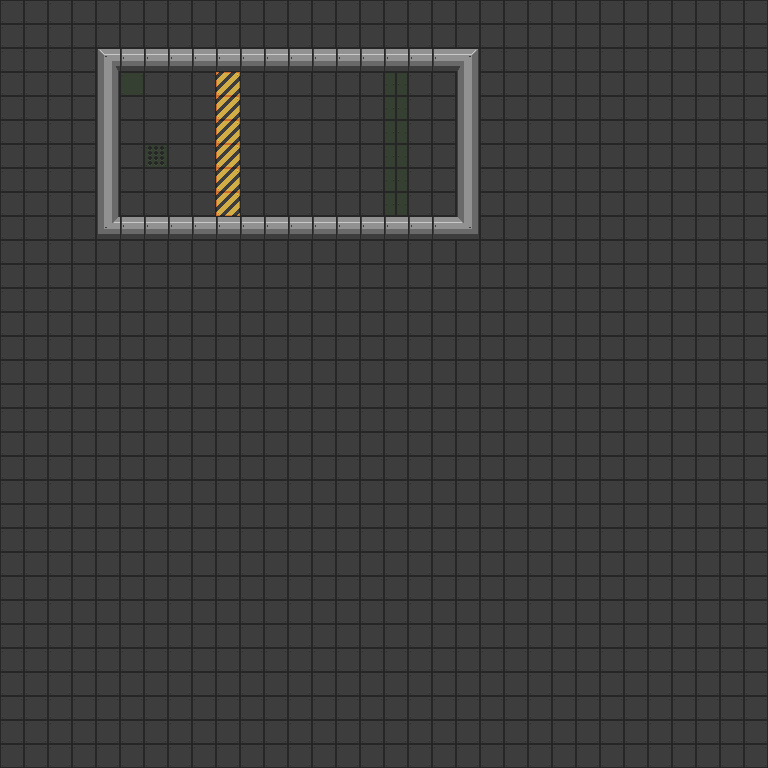

This game map was drawn from its Tiled (.tmx) file and the tilesets committed beside it. A one-line description and the full map source follow:
An orthogonal 32x32 tile map with 24x24 px tiles, 1 tile layer (ground), 4 tilesets and 5 objects (card_0, helmet_0, key_silver_0, gun_monster_0, player_0).

<map version="1.0" orientation="orthogonal" renderorder="right-down" width="32" height="32" tilewidth="24" tileheight="24" nextobjectid="6">
 <tileset firstgid="1" source="tilesets/oryx_16bit_scifi_creatures.tsx" />
 <tileset firstgid="1313" source="tilesets/oryx_16bit_scifi_FX_sm_trans.tsx" />
 <tileset firstgid="1513" source="tilesets/oryx_16bit_scifi_items.tsx" />
 <tileset firstgid="1711" source="tilesets/oryx_16bit_scifi_world.tsx" />
 <layer name="ground" width="32" height="32">
  <data encoding="csv">
1711,1711,1711,1711,1711,1711,1711,1711,1711,1711,1711,1711,1711,1711,1711,1711,1711,1711,1711,1711,1711,1711,1711,1711,1711,1711,1711,1711,1711,1711,1711,1711,
1711,1711,1711,1711,1711,1711,1711,1711,1711,1711,1711,1711,1711,1711,1711,1711,1711,1711,1711,1711,1711,1711,1711,1711,1711,1711,1711,1711,1711,1711,1711,1711,
1711,1711,1711,1711,1724,1718,1718,1718,1718,1718,1718,1718,1718,1718,1718,1718,1718,1718,1718,1725,1711,1711,1711,1711,1711,1711,1711,1711,1711,1711,1711,1711,
1711,1711,1711,1711,1722,2026,1711,1711,1711,1747,1711,1711,1711,1711,1711,1711,1819,1711,1711,1722,1711,1711,1711,1711,1711,1711,1711,1711,1711,1711,1711,1711,
1711,1711,1711,1711,1722,1711,1711,1711,1711,1747,1711,1711,1711,1711,1711,1711,1819,1711,1711,1722,1711,1711,1711,1711,1711,1711,1711,1711,1711,1711,1711,1711,
1711,1711,1711,1711,1722,1711,1711,1711,1711,1747,1711,1711,1711,1711,1711,1711,1819,1711,1711,1722,1711,1711,1711,1711,1711,1711,1711,1711,1711,1711,1711,1711,
1711,1711,1711,1711,1722,1711,1818,1711,1711,1747,1711,1711,1711,1711,1711,1711,1819,1711,1711,1722,1711,1711,1711,1711,1711,1711,1711,1711,1711,1711,1711,1711,
1711,1711,1711,1711,1722,1711,1711,1711,1711,1747,1711,1711,1711,1711,1711,1711,1819,1711,1711,1722,1711,1711,1711,1711,1711,1711,1711,1711,1711,1711,1711,1711,
1711,1711,1711,1711,1722,1711,1711,1711,1711,1747,1711,1711,1711,1711,1711,1711,1819,1711,1711,1722,1711,1711,1711,1711,1711,1711,1711,1711,1711,1711,1711,1711,
1711,1711,1711,1711,1726,1718,1718,1718,1718,1718,1718,1718,1718,1718,1718,1718,1718,1718,1718,1727,1711,1711,1711,1711,1711,1711,1711,1711,1711,1711,1711,1711,
1711,1711,1711,1711,1711,1711,1711,1711,1711,1711,1711,1711,1711,1711,1711,1711,1711,1711,1711,1711,1711,1711,1711,1711,1711,1711,1711,1711,1711,1711,1711,1711,
1711,1711,1711,1711,1711,1711,1711,1711,1711,1711,1711,1711,1711,1711,1711,1711,1711,1711,1711,1711,1711,1711,1711,1711,1711,1711,1711,1711,1711,1711,1711,1711,
1711,1711,1711,1711,1711,1711,1711,1711,1711,1711,1711,1711,1711,1711,1711,1711,1711,1711,1711,1711,1711,1711,1711,1711,1711,1711,1711,1711,1711,1711,1711,1711,
1711,1711,1711,1711,1711,1711,1711,1711,1711,1711,1711,1711,1711,1711,1711,1711,1711,1711,1711,1711,1711,1711,1711,1711,1711,1711,1711,1711,1711,1711,1711,1711,
1711,1711,1711,1711,1711,1711,1711,1711,1711,1711,1711,1711,1711,1711,1711,1711,1711,1711,1711,1711,1711,1711,1711,1711,1711,1711,1711,1711,1711,1711,1711,1711,
1711,1711,1711,1711,1711,1711,1711,1711,1711,1711,1711,1711,1711,1711,1711,1711,1711,1711,1711,1711,1711,1711,1711,1711,1711,1711,1711,1711,1711,1711,1711,1711,
1711,1711,1711,1711,1711,1711,1711,1711,1711,1711,1711,1711,1711,1711,1711,1711,1711,1711,1711,1711,1711,1711,1711,1711,1711,1711,1711,1711,1711,1711,1711,1711,
1711,1711,1711,1711,1711,1711,1711,1711,1711,1711,1711,1711,1711,1711,1711,1711,1711,1711,1711,1711,1711,1711,1711,1711,1711,1711,1711,1711,1711,1711,1711,1711,
1711,1711,1711,1711,1711,1711,1711,1711,1711,1711,1711,1711,1711,1711,1711,1711,1711,1711,1711,1711,1711,1711,1711,1711,1711,1711,1711,1711,1711,1711,1711,1711,
1711,1711,1711,1711,1711,1711,1711,1711,1711,1711,1711,1711,1711,1711,1711,1711,1711,1711,1711,1711,1711,1711,1711,1711,1711,1711,1711,1711,1711,1711,1711,1711,
1711,1711,1711,1711,1711,1711,1711,1711,1711,1711,1711,1711,1711,1711,1711,1711,1711,1711,1711,1711,1711,1711,1711,1711,1711,1711,1711,1711,1711,1711,1711,1711,
1711,1711,1711,1711,1711,1711,1711,1711,1711,1711,1711,1711,1711,1711,1711,1711,1711,1711,1711,1711,1711,1711,1711,1711,1711,1711,1711,1711,1711,1711,1711,1711,
1711,1711,1711,1711,1711,1711,1711,1711,1711,1711,1711,1711,1711,1711,1711,1711,1711,1711,1711,1711,1711,1711,1711,1711,1711,1711,1711,1711,1711,1711,1711,1711,
1711,1711,1711,1711,1711,1711,1711,1711,1711,1711,1711,1711,1711,1711,1711,1711,1711,1711,1711,1711,1711,1711,1711,1711,1711,1711,1711,1711,1711,1711,1711,1711,
1711,1711,1711,1711,1711,1711,1711,1711,1711,1711,1711,1711,1711,1711,1711,1711,1711,1711,1711,1711,1711,1711,1711,1711,1711,1711,1711,1711,1711,1711,1711,1711,
1711,1711,1711,1711,1711,1711,1711,1711,1711,1711,1711,1711,1711,1711,1711,1711,1711,1711,1711,1711,1711,1711,1711,1711,1711,1711,1711,1711,1711,1711,1711,1711,
1711,1711,1711,1711,1711,1711,1711,1711,1711,1711,1711,1711,1711,1711,1711,1711,1711,1711,1711,1711,1711,1711,1711,1711,1711,1711,1711,1711,1711,1711,1711,1711,
1711,1711,1711,1711,1711,1711,1711,1711,1711,1711,1711,1711,1711,1711,1711,1711,1711,1711,1711,1711,1711,1711,1711,1711,1711,1711,1711,1711,1711,1711,1711,1711,
1711,1711,1711,1711,1711,1711,1711,1711,1711,1711,1711,1711,1711,1711,1711,1711,1711,1711,1711,1711,1711,1711,1711,1711,1711,1711,1711,1711,1711,1711,1711,1711,
1711,1711,1711,1711,1711,1711,1711,1711,1711,1711,1711,1711,1711,1711,1711,1711,1711,1711,1711,1711,1711,1711,1711,1711,1711,1711,1711,1711,1711,1711,1711,1711,
1711,1711,1711,1711,1711,1711,1711,1711,1711,1711,1711,1711,1711,1711,1711,1711,1711,1711,1711,1711,1711,1711,1711,1711,1711,1711,1711,1711,1711,1711,1711,1711,
1711,1711,1711,1711,1711,1711,1711,1711,1711,1711,1711,1711,1711,1711,1711,1711,1711,1711,1711,1711,1711,1711,1711,1711,1711,1711,1711,1711,1711,1711,1711,1711
</data>
 </layer>
 <objectgroup name="items">
  <object id="1" name="card_0" gid="1590" x="192" y="96" width="16" height="16" />
  <object id="2" name="helmet_0" gid="1608" x="168" y="96" width="16" height="16" />
  <object id="3" name="key_silver_0" gid="1594" x="432" y="216" width="16" height="16" />
 </objectgroup>
 <objectgroup name="NPCs">
  <object id="4" name="gun_monster_0" gid="326" x="336" y="144" width="24" height="24" />
  <object id="5" name="player_0" gid="1" x="120" y="96" width="24" height="24" />
 </objectgroup>
</map>
